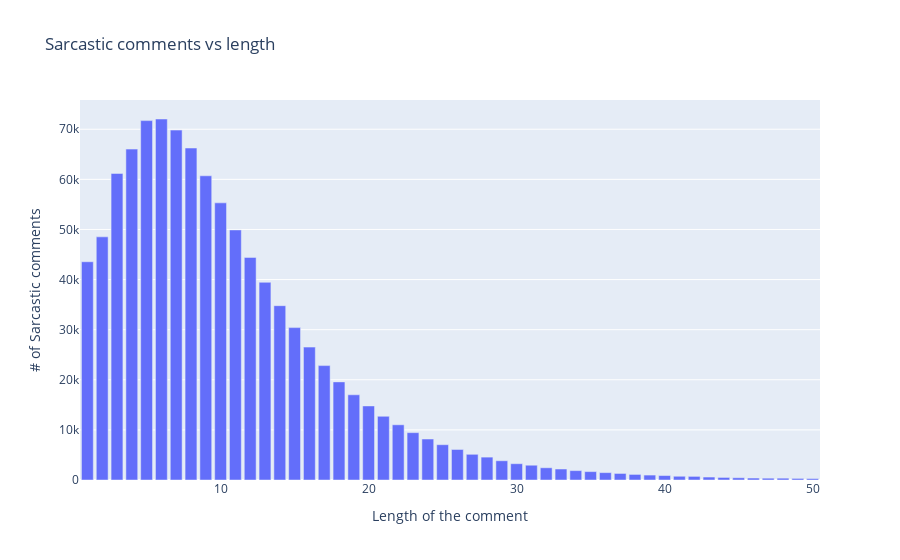

The notebook cell saved with this chart:
### Code cell
import plotly.graph_objects as go
#animals=['giraffes', 'orangutans', 'monkeys']

fig = go.Figure([go.Bar(x=[x_.keys()[i] for i in range(50)], y=[x_[i] for i in x_.keys()])])
fig.update_layout(title_text="Sarcastic comments vs length",
                 xaxis=dict(title='Length of the comment'),
                 yaxis=dict(title='# of Sarcastic comments'))
fig.show()

### Figure 1 — Plotly figure (JSON) as saved in the notebook; plotly's stock layout.template omitted (floating-point values rounded to 4 significant figures)
{"data": [{"type": "bar", "x": [6, 5, 7, 8, 4, 3, 9, 10, 11, 2, 12, 1, 13, 14, 15, 16, 17, 18, 19, 20, 21, 22, 23, 24, 25, 26, 27, 28, 29, 30, 31, 32, 33, 34, 35, 36, 37, 38, 39, 40, 41, 42, 43, 44, 45, 46, 48, 47, 49, 50], "y": [72044, 71723, 69830, 66253, 66037, 61179, 60710, 55308, 49905, 48524, 44424, 43554, 39450, 34789, 30413, 26518, 22830, 19582, 17006, 14781, 12719, 11019, 9449, 8178, 7044, 6093, 5128, 4567, 3839, 3252, 2950, 2440, 2192, 1874, 1674, 1473, 1308, 1113, 984, 889, 746, 722, 591, 511, 450, 391, 364, 362, 317, 286]}], "layout": {"title": {"text": "Sarcastic comments vs length"}, "xaxis": {"title": {"text": "Length of the comment"}}, "yaxis": {"title": {"text": "# of Sarcastic comments"}}}}
